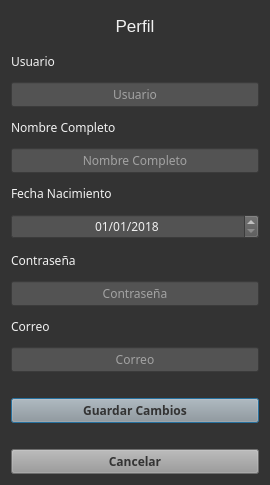
<?xml version="1.0" encoding="UTF-8"?>
<ui version="4.0">
 <class>Perfil</class>
 <widget class="QDialog" name="Perfil">
  <property name="geometry">
   <rect>
    <x>0</x>
    <y>0</y>
    <width>270</width>
    <height>485</height>
   </rect>
  </property>
  <property name="font">
   <font>
    <family>Droid Sans</family>
    <pointsize>9</pointsize>
   </font>
  </property>
  <property name="windowTitle">
   <string>Mi Libreria</string>
  </property>
  <property name="windowOpacity">
   <double>0.970000000000000</double>
  </property>
  <property name="styleSheet">
   <string notr="true">background-color: #333;
color: #f1f1f1;</string>
  </property>
  <layout class="QVBoxLayout" name="verticalLayout">
   <item>
    <widget class="QLabel" name="perfilLabel">
     <property name="font">
      <font>
       <pointsize>13</pointsize>
      </font>
     </property>
     <property name="styleSheet">
      <string notr="true"/>
     </property>
     <property name="text">
      <string>Perfil</string>
     </property>
     <property name="alignment">
      <set>Qt::AlignCenter</set>
     </property>
    </widget>
   </item>
   <item>
    <widget class="QLabel" name="usuarioLabel">
     <property name="text">
      <string>Usuario</string>
     </property>
     <property name="buddy">
      <cstring>usuarioInputPerfil</cstring>
     </property>
    </widget>
   </item>
   <item>
    <widget class="QLineEdit" name="usuarioInputPerfil">
     <property name="styleSheet">
      <string notr="true">background-color: #535353;
color:#f1f1f1;</string>
     </property>
     <property name="alignment">
      <set>Qt::AlignCenter</set>
     </property>
     <property name="placeholderText">
      <string>Usuario</string>
     </property>
    </widget>
   </item>
   <item>
    <widget class="QLabel" name="nombreLabel">
     <property name="text">
      <string>Nombre Completo</string>
     </property>
     <property name="buddy">
      <cstring>usuarioInputPerfil</cstring>
     </property>
    </widget>
   </item>
   <item>
    <widget class="QLineEdit" name="nombreInputPerfil">
     <property name="styleSheet">
      <string notr="true">background-color: #535353;
color:#f1f1f1;</string>
     </property>
     <property name="alignment">
      <set>Qt::AlignCenter</set>
     </property>
     <property name="placeholderText">
      <string>Nombre Completo</string>
     </property>
    </widget>
   </item>
   <item>
    <widget class="QLabel" name="fechaLabel">
     <property name="text">
      <string>Fecha Nacimiento</string>
     </property>
     <property name="buddy">
      <cstring>usuarioInputPerfil</cstring>
     </property>
    </widget>
   </item>
   <item>
    <widget class="QDateEdit" name="fechaInputPerfil">
     <property name="styleSheet">
      <string notr="true">background-color: #535353;
color: #f1f1f1;</string>
     </property>
     <property name="alignment">
      <set>Qt::AlignCenter</set>
     </property>
     <property name="displayFormat">
      <string>dd/MM/yyyy</string>
     </property>
     <property name="date">
      <date>
       <year>2018</year>
       <month>1</month>
       <day>1</day>
      </date>
     </property>
    </widget>
   </item>
   <item>
    <widget class="QLabel" name="contrasenaLabel">
     <property name="text">
      <string>Contraseña</string>
     </property>
     <property name="buddy">
      <cstring>usuarioInputPerfil</cstring>
     </property>
    </widget>
   </item>
   <item>
    <widget class="QLineEdit" name="contrasenaInputPerfil">
     <property name="styleSheet">
      <string notr="true">background-color: #535353;
color:#f1f1f1;</string>
     </property>
     <property name="echoMode">
      <enum>QLineEdit::PasswordEchoOnEdit</enum>
     </property>
     <property name="alignment">
      <set>Qt::AlignCenter</set>
     </property>
     <property name="placeholderText">
      <string>Contraseña</string>
     </property>
    </widget>
   </item>
   <item>
    <widget class="QLabel" name="correoLabel">
     <property name="text">
      <string>Correo</string>
     </property>
     <property name="buddy">
      <cstring>usuarioInputPerfil</cstring>
     </property>
    </widget>
   </item>
   <item>
    <widget class="QLineEdit" name="correoInputPerfil">
     <property name="styleSheet">
      <string notr="true">background-color: #535353;
color:#f1f1f1;</string>
     </property>
     <property name="alignment">
      <set>Qt::AlignCenter</set>
     </property>
     <property name="placeholderText">
      <string>Correo</string>
     </property>
    </widget>
   </item>
   <item>
    <spacer name="horizontalSpacer">
     <property name="orientation">
      <enum>Qt::Horizontal</enum>
     </property>
     <property name="sizeHint" stdset="0">
      <size>
       <width>40</width>
       <height>20</height>
      </size>
     </property>
    </spacer>
   </item>
   <item>
    <widget class="QPushButton" name="guardarBotonPerfil">
     <property name="font">
      <font>
       <family>Droid Sans</family>
       <weight>75</weight>
       <bold>true</bold>
      </font>
     </property>
     <property name="styleSheet">
      <string notr="true">background-color:#999;
color:#333;</string>
     </property>
     <property name="text">
      <string>Guardar Cambios</string>
     </property>
    </widget>
   </item>
   <item>
    <spacer name="horizontalSpacer_2">
     <property name="orientation">
      <enum>Qt::Horizontal</enum>
     </property>
     <property name="sizeHint" stdset="0">
      <size>
       <width>40</width>
       <height>20</height>
      </size>
     </property>
    </spacer>
   </item>
   <item>
    <widget class="QPushButton" name="cancelarBotonPerfil">
     <property name="font">
      <font>
       <family>Droid Sans</family>
       <weight>75</weight>
       <bold>true</bold>
      </font>
     </property>
     <property name="styleSheet">
      <string notr="true">background-color:#999;
color:#333;</string>
     </property>
     <property name="text">
      <string>Cancelar</string>
     </property>
    </widget>
   </item>
  </layout>
 </widget>
 <resources/>
 <connections>
  <connection>
   <sender>cancelarBotonPerfil</sender>
   <signal>clicked()</signal>
   <receiver>Perfil</receiver>
   <slot>close()</slot>
   <hints>
    <hint type="sourcelabel">
     <x>125</x>
     <y>463</y>
    </hint>
    <hint type="destinationlabel">
     <x>92</x>
     <y>421</y>
    </hint>
   </hints>
  </connection>
 </connections>
</ui>
